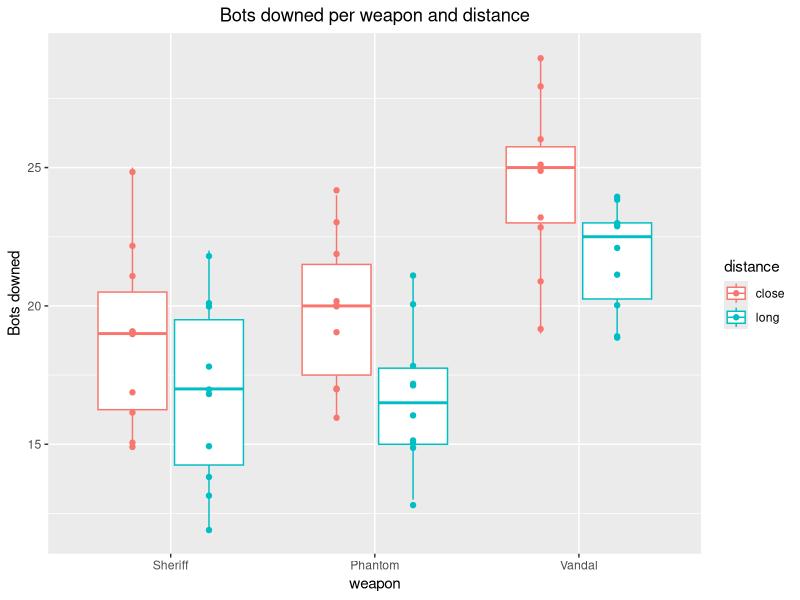
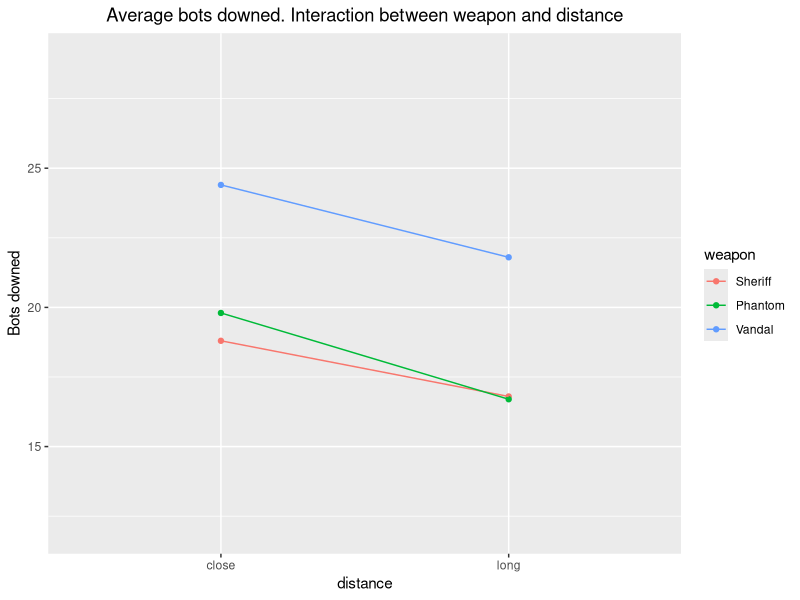
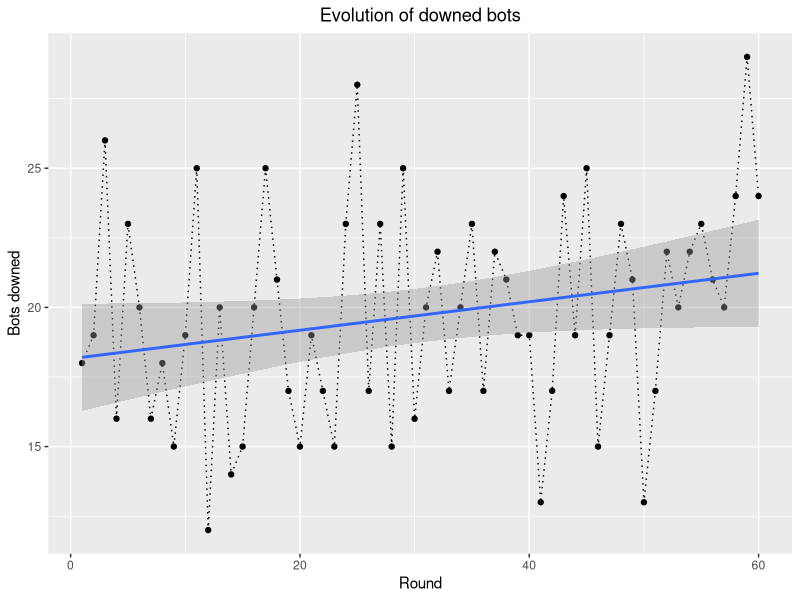
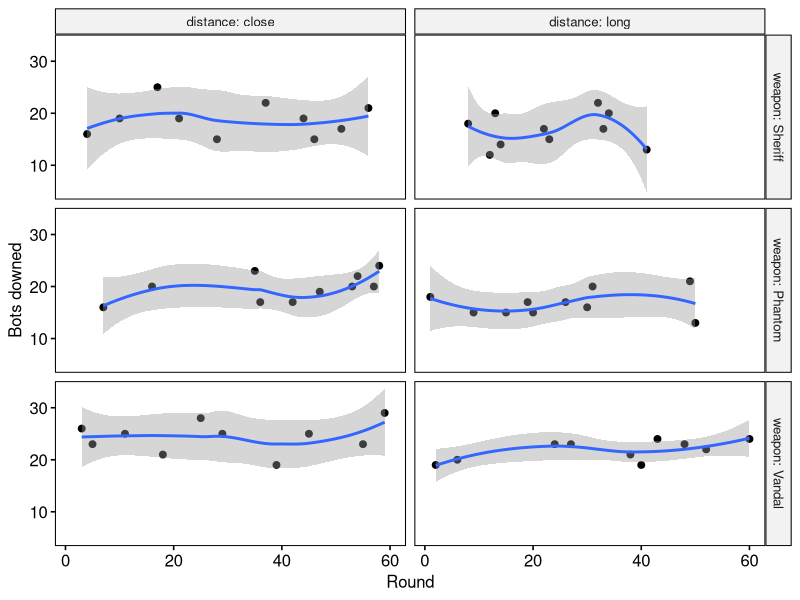

Generate these figures, in order, with R:
library(ggplot2)
library(ggpubr)
library(car)
library(multcomp)
library(rstatix)
library(emmeans)
library(ggpubr)
library(dplyr)



n <- 10
weapons <- c('Vandal', 'Phantom', 'Sheriff')
close.distances <- rep('close', each=30)
long.distances <- rep('long', each=30)
perm.weapons <- rep(weapons, each=n)

length(perm.weapons)

close.distances.data <- data.frame(weapon=perm.weapons, distance=close.distances)
long.distances.data <- data.frame(weapon=perm.weapons, distance=long.distances)
data <- rbind(close.distances.data, long.distances.data)

set.seed(42)
rows <- sample(nrow(data))
data <- data[rows, ]
row.names(data) <- NULL
data

counts <- c(18, 19, 26, 16, 23, 20, 16, 18, 15, 19,
            25, 12, 20, 14, 15, 20, 25, 21, 17, 15,
            19, 17, 15, 23, 28, 17, 23, 15, 25, 16,
            20, 22, 17, 20, 23, 17, 22, 21, 19, 19,
            13, 17, 24, 19, 25, 15, 19, 23, 21, 13,
            17, 22, 20, 22, 23, 21, 20 ,24, 29, 24)

counts.data.frame <- data.frame(bots.down=counts, index=as.numeric(as.character(factor(row.names(data)))))
data <- cbind(data, counts.data.frame)

data$weapon <- factor(data$weapon, levels =  c('Sheriff', 'Phantom', 'Vandal'))

data %>% 
  group_by(weapon, distance) %>% 
  summarise(groups = mean(bots.down), bots_sem = (sd(bots.down)/sqrt(length(bots.down)))) -> data.sem

# Box Plot

ggplot(data, aes(x=weapon, y=bots.down, color=distance)) +
  geom_boxplot() +
  geom_point(position=position_jitterdodge(jitter.width = 0, jitter.height = 0.2),aes(group=distance)) +
  ggtitle("Bots downed per weapon and distance") +
  theme(plot.title = element_text(hjust = 0.5)) +
  ylab("Bots downed")

# Interaction Plot

ggplot(data) +
  aes(x = distance, color = weapon, group = weapon, y = bots.down) +
  stat_summary(fun = mean, geom = "point") +
  stat_summary(fun = mean, geom = "line") +
  ggtitle("Average bots downed. Interaction between weapon and distance") +
  theme(plot.title = element_text(hjust = 0.5)) +
  ylab("Bots downed") +
  ylim(12, 29)

# Evolution Plot

ggplot(data, aes(x=index, y=bots.down)) +
  geom_point() +
  geom_line(linetype="dotted") +
  geom_smooth(method="lm", formula="y ~ x") +
  ylab("Bots downed") + xlab("Round") +
  ggtitle("Evolution of downed bots") +
  theme(plot.title = element_text(hjust = 0.5))

# Linearity Assumption


ggscatter(
  data, x = "index", y = "bots.down",
  facet.by  = c("weapon", "distance"), 
  short.panel.labs = FALSE
) +
  stat_smooth(method = "loess", span = 0.9) +
  ylab("Bots downed") + xlab("Round")

# Homogeneity of regression slopes


data %>%
  anova_test(
    bots.down ~ index + weapon + distance + 
      weapon*distance + index*weapon +
      index*distance + index*weapon*distance
  )


# Model
fit <- lm(bots.down ~ index + weapon*distance, data=data)

# Normality of Residuals

shapiro.test(fit$residuals)

# Homogeneity of variances

fit.metrics <- augment(fit)
levene_test(.resid ~ weapon*distance, data = fit.metrics)

# Two Way ANCOVA
data %>%
  anova_test(
    bots.down ~ index + weapon*distance
  )

# Model Comparison, F test
fit.reduced <- lm(bots.down ~ weapon + distance, data=data)
anova(fit, fit.reduced)

# Pair to Pair Comparison
TukeyHSD(aov(bots.down ~ weapon + distance, data=data))




     
